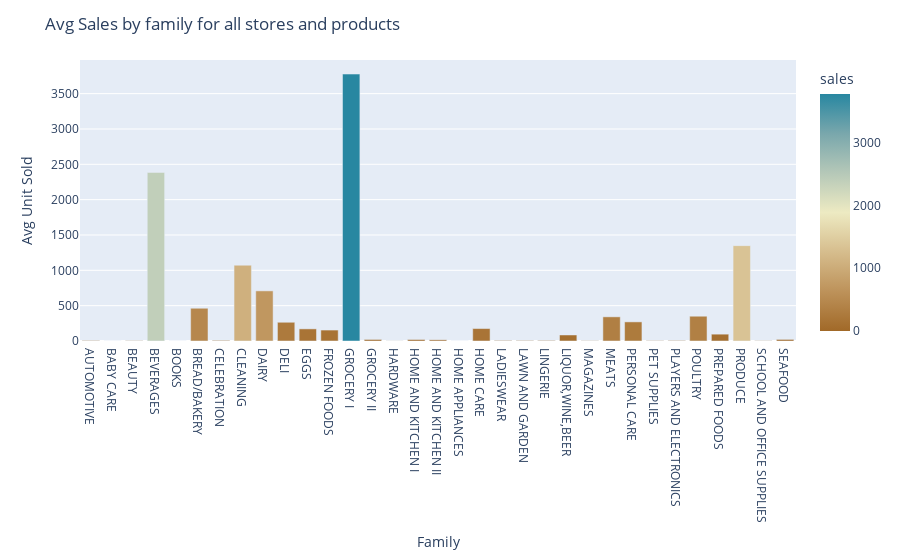

The notebook cell this image was saved under:
### Code cell
# in train, find the correlation between different family
train_family = train[['family', 'sales']].groupby('family').mean()
train_family = train_family.reset_index()
fig = px.bar(train_family, x='family', y='sales', color='sales', color_continuous_scale="earth")
fig.update_layout({"title": f'Avg Sales by family for all stores and products',
                     "xaxis": {"title":"Family"},
                        "yaxis": {"title":"Avg Unit Sold"},
                        "showlegend": False})
fig.show()

### Figure 1 — Plotly figure (JSON) as saved in the notebook; plotly's stock layout.template omitted (floating-point values rounded to 4 significant figures)
{"data": [{"alignmentgroup": "True", "hovertemplate": "family=%{x}<br>sales=%{marker.color}<extra></extra>", "legendgroup": "", "marker": {"color": [6.101, 0.1105, 3.716, 2386.0, 0.0708, 463.3, 8.37, 1072.0, 709.2, 265.1, 171.4, 154.8, 3777.0, 21.58, 1.138, 20.47, 16.72, 0.4575, 176.2, 7.161, 6.035, 7.182, 85.19, 2.929, 341.8, 270.4, 3.921, 6.187, 350.5, 96.77, 1349.0, 2.962, 22.16], "coloraxis": "coloraxis"}, "name": "", "offsetgroup": "", "orientation": "v", "showlegend": false, "textposition": "auto", "type": "bar", "x": ["AUTOMOTIVE", "BABY CARE", "BEAUTY", "BEVERAGES", "BOOKS", "BREAD/BAKERY", "CELEBRATION", "CLEANING", "DAIRY", "DELI", "EGGS", "FROZEN FOODS", "GROCERY I", "GROCERY II", "HARDWARE", "HOME AND KITCHEN I", "HOME AND KITCHEN II", "HOME APPLIANCES", "HOME CARE", "LADIESWEAR", "LAWN AND GARDEN", "LINGERIE", "LIQUOR,WINE,BEER", "MAGAZINES", "MEATS", "PERSONAL CARE", "PET SUPPLIES", "PLAYERS AND ELECTRONICS", "POULTRY", "PREPARED FOODS", "PRODUCE", "SCHOOL AND OFFICE SUPPLIES", "SEAFOOD"], "xaxis": "x", "y": [6.101, 0.1105, 3.716, 2386.0, 0.0708, 463.3, 8.37, 1072.0, 709.2, 265.1, 171.4, 154.8, 3777.0, 21.58, 1.138, 20.47, 16.72, 0.4575, 176.2, 7.161, 6.035, 7.182, 85.19, 2.929, 341.8, 270.4, 3.921, 6.187, 350.5, 96.77, 1349.0, 2.962, 22.16], "yaxis": "y"}], "layout": {"barmode": "relative", "coloraxis": {"colorbar": {"title": {"text": "sales"}}, "colorscale": [[0, "rgb(161, 105, 40)"], [0.1667, "rgb(189, 146, 90)"], [0.3333, "rgb(214, 189, 141)"], [0.5, "rgb(237, 234, 194)"], [0.6667, "rgb(181, 200, 184)"], [0.8333, "rgb(121, 167, 172)"], [1, "rgb(40, 135, 161)"]]}, "legend": {"tracegroupgap": 0}, "margin": {"t": 60}, "showlegend": false, "title": {"text": "Avg Sales by family for all stores and products"}, "xaxis": {"anchor": "y", "domain": [0, 1], "title": {"text": "Family"}}, "yaxis": {"anchor": "x", "domain": [0, 1], "title": {"text": "Avg Unit Sold"}}}}
